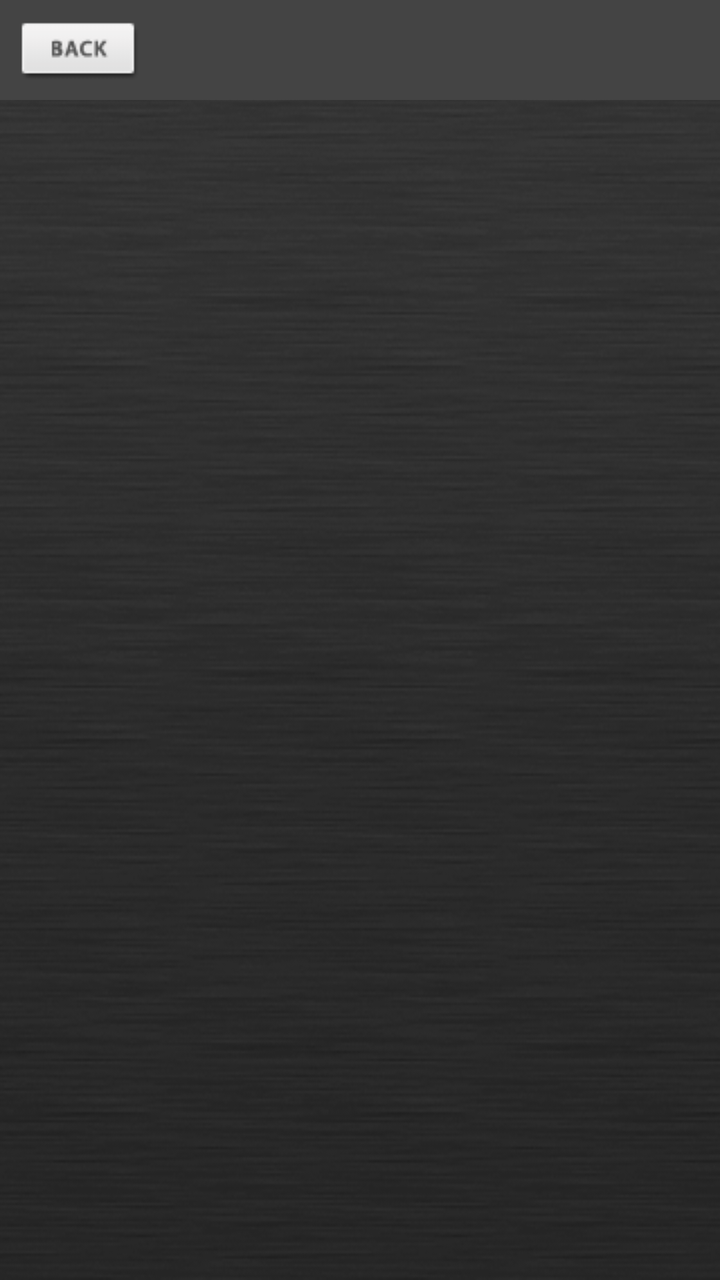
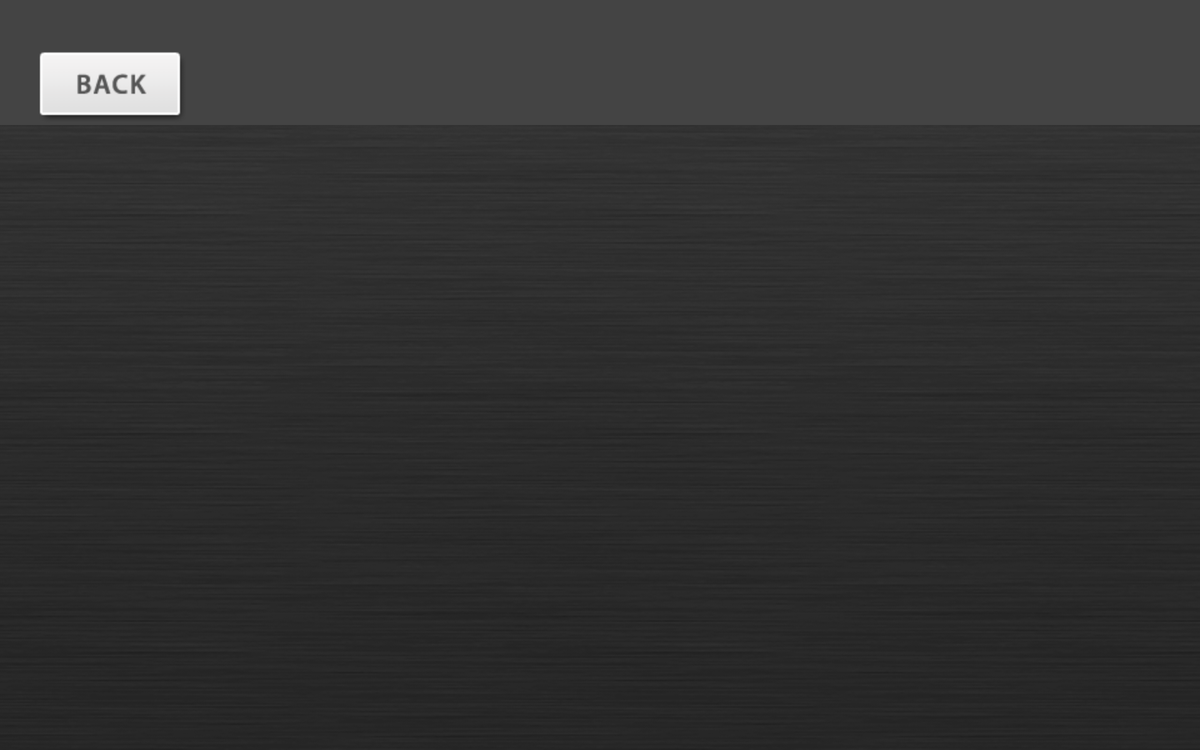

The same Android screen from two of the app's own layout files: first res/layout/ as a phone draws it, then the repository's variant for another configuration, drawn on a device whose configuration selects that folder. Both files follow.
<!-- AndroidManifest.xml: application theme android:Theme.Light.NoTitleBar.Fullscreen -->
<!-- res/layout/sellcardetails_gallery.xml -->
<?xml version="1.0" encoding="utf-8"?>
<RelativeLayout xmlns:android="http://schemas.android.com/apk/res/android"
    android:layout_width="match_parent"
    android:layout_height="match_parent"
    android:background="@drawable/login_bg"
    android:orientation="vertical" >

    <RelativeLayout
        android:id="@+id/relativeLayout1"
        android:layout_width="fill_parent"
        android:layout_height="50dp"
        android:background="#444" >

        <Button
            android:id="@+id/sellcargallery_button1"
            android:layout_width="wrap_content"
            android:layout_height="wrap_content"
            android:layout_alignBaseline="@+id/tv_sellergallerycars"
            android:layout_alignBottom="@+id/tv_sellergallerycars"
            android:layout_alignParentLeft="true"
            android:layout_marginLeft="10dp"
            android:background="@drawable/back_small" />

        <TextView
            android:id="@+id/tv_sellergallerycars"
            android:layout_width="wrap_content"
            android:layout_height="wrap_content"
            android:layout_centerHorizontal="true"
            android:layout_centerInParent="true"
            android:gravity="center"
            android:text=""
            android:textColor="#FFFFFF"
            android:textSize="16dp"
            android:textStyle="bold" />
    </RelativeLayout>

    <Gallery
        android:id="@+id/viewGaleery"
        android:layout_width="wrap_content"
        android:layout_height="wrap_content"
        android:layout_below="@+id/relativeLayout1"
        android:layout_centerHorizontal="true"
        android:layout_centerInParent="true"
        android:layout_centerVertical="true"
        android:layout_marginTop="20dp" />

    <ImageView
        android:id="@+id/left_arrow_imageview"
        android:layout_width="36dp"
        android:layout_height="36dp"
        android:layout_alignParentBottom="true"
        android:layout_alignParentLeft="true"
        android:layout_marginBottom="25dp"
        android:layout_marginLeft="35dp"
        android:src="@drawable/arrow_left_enabled" />

    <ImageView
        android:id="@+id/right_arrow_imageview"
        android:layout_width="36dp"
        android:layout_height="36dp"
        android:layout_alignParentRight="true"
        android:layout_alignTop="@+id/left_arrow_imageview"
        android:layout_marginRight="20dp"
        android:src="@drawable/arrow_right_disabled" />

    <TextView
        android:id="@+id/tv_gallerycarno"
        android:layout_width="wrap_content"
        android:layout_height="wrap_content"
        android:layout_below="@+id/relativeLayout1"
        android:layout_centerHorizontal="true"
        android:text=""
        android:textColor="#FFFFFF" />

</RelativeLayout>
<!-- resources referenced by this layout -->
<resources>
  <!-- drawable back_small: png bitmap (drawable, 989 bytes) -->
  <!-- drawable login_bg: png bitmap (drawable, 33366 bytes) -->
</resources>
<!-- res/layout-sw600dp-land/sellcardetails_gallery.xml (the repository's variant of the layout above) -->
<!-- drawn on a 7-inch tablet turned sideways -->
<?xml version="1.0" encoding="utf-8"?>
<RelativeLayout xmlns:android="http://schemas.android.com/apk/res/android"
    android:layout_width="match_parent"
    android:layout_height="match_parent"
    android:background="@drawable/login_bg"
    android:orientation="vertical" >

    <RelativeLayout
        android:id="@+id/relativeLayout1"
        android:layout_width="fill_parent"
        android:layout_height="wrap_content"
        android:background="#444" >

        <TextView
            android:id="@+id/tv_sellergallerycars"
            android:layout_width="wrap_content"
            android:layout_height="wrap_content"
            android:layout_alignParentRight="true"
            android:layout_alignParentTop="true"
            android:layout_alignRight="@+id/sellcargallery_button1"
            android:layout_marginTop="40dp"
            android:layout_toRightOf="@+id/sellcargallery_button1"
            android:gravity="center"
            android:text=""
            android:textColor="#FFFFFF"
            android:textSize="26dp" />

        <Button
            android:id="@+id/sellcargallery_button1"
            android:layout_width="wrap_content"
            android:layout_height="wrap_content"
            android:layout_alignParentLeft="true"
            android:layout_marginLeft="30dp"
            android:layout_marginTop="40dp"
            android:background="@drawable/back_big" />
    </RelativeLayout>

    <Gallery
        android:id="@+id/viewGaleery"
        android:layout_width="400dp"
        android:layout_height="300dp"
        android:layout_below="@+id/relativeLayout1"
        android:layout_centerHorizontal="true"
        android:layout_centerInParent="true"
        android:layout_centerVertical="true"
        android:layout_marginTop="70dp" />

    <ImageView
        android:id="@+id/left_arrow_imageview"
        android:layout_width="96dp"
        android:layout_height="96dp"
        android:layout_alignParentBottom="true"
        android:layout_alignParentLeft="true"
        android:layout_marginBottom="25dp"
        android:layout_marginLeft="35dp"
        android:src="@drawable/arrow_left_disabled" />

    <ImageView
        android:id="@+id/right_arrow_imageview"
        android:layout_width="96dp"
        android:layout_height="96dp"
        android:layout_alignParentRight="true"
        android:layout_alignTop="@+id/left_arrow_imageview"
        android:layout_marginRight="20dp"
        android:src="@drawable/arrow_right_enabled" />

    

    <TextView
        android:id="@+id/tv_gallerycarno"
        android:layout_width="wrap_content"
        android:layout_height="wrap_content"
        android:layout_below="@+id/relativeLayout1"
        android:layout_centerHorizontal="true"
        android:text=""
        android:layout_marginTop="15dp"
        android:textColor="#FFFFFF"
        android:textSize="18dp" />

</RelativeLayout>
<!-- resources referenced by the variant -->
<!-- as a 7-inch tablet turned sideways resolves them -->
<resources>
  <!-- drawable back_big: png bitmap (drawable, 1888 bytes) -->
  <!-- drawable login_bg: png bitmap (drawable, 33366 bytes) -->
</resources>
